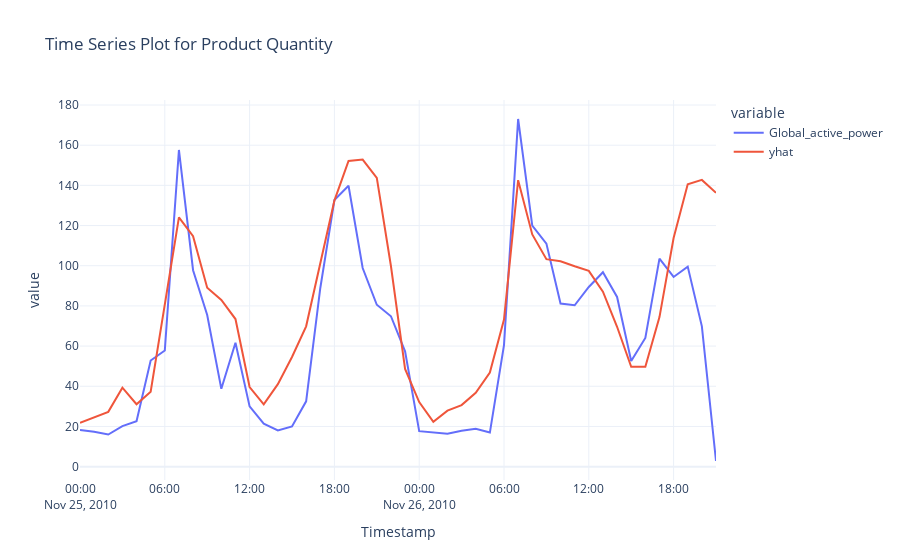

This figure's notebook cell:
### Code cell
fig = px.line(merged_df, x="Timestamp", y=["Global_active_power", "yhat"], title="Time Series Plot for Product Quantity",
              labels={"Global_active_power": "True Power Consumption", "yhat": "Predicted Power Consumption", "Timestamp": "Timestamp"})

fig.update_layout(template="plotly_white")
fig.show()
